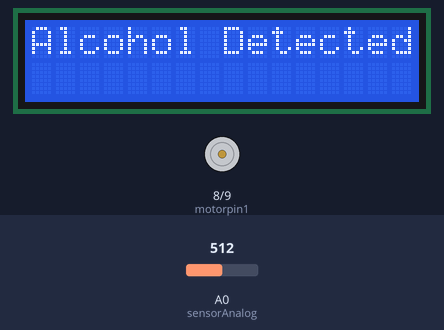
Bench run of a sketch on a simulated Arduino Uno, built with avr-gcc and run on an emulated ATmega328P. On the bench: 16×2 character LCD, motor-driver pin pairs drawn as motors (green arrow = first pin HIGH = forward, orange = second pin HIGH = backward, longer = more drive, scaled by the enable pin). The test bench sets the inputs (shaded band); at power-on: A0 (sensorAnalog) = 512. The modem accepts every AT command (registered, SIM ready, sends succeed) and sends nothing else; what the sketch prints to the serial monitor is not drawn.

Above: at 18.8 s.
22.2 s: A0 (sensorAnalog) set to 487
At 24.1 s:
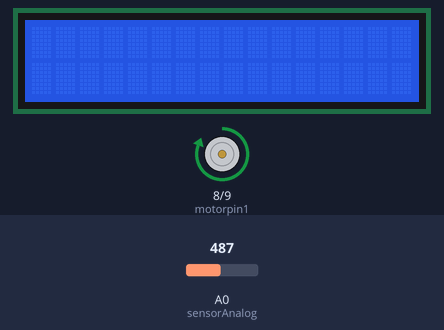
25.2 s: A0 (sensorAnalog) set to 510
At 29.9 s:
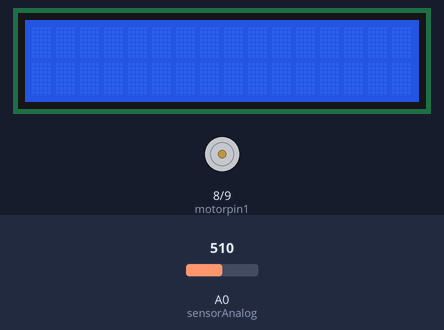
Timing chart, 0 to 44.5 s (numbered marks = the images above; inputs shaded):
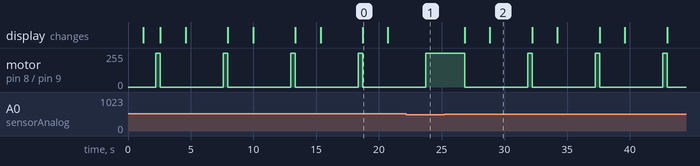

Measured:
- the behaviour switches between 501 and 500 on A0 (sensorAnalog) (found by bisection; images 0 and 1)
- after the input at 22.2 s, motor on pin 8 (motorpin1) / pin 9 (motorpin2): goes on until 23.7 s, then stays forward 255/255
- after the input at 25.2 s, motor on pin 8 (motorpin1) / pin 9 (motorpin2): alternates forward 255/255 for 0.37 s and stopped for 5.0 s, starting after 1.6 s; the display: first changes after 1.6 s (image 2 shows a later state)
- by itself, motor on pin 8 (motorpin1) / pin 9 (motorpin2): alternates forward 255/255 for 0.37 s and stopped for 5.0 s
- what the display in image 0 shows lasts 2.0 s, from 18.7 s to 20.7 s

The sketch:

ecs.ino
```cpp
#include <LiquidCrystal.h>
#include <SoftwareSerial.h>
String agAdi = "OPPO F15";                 // We write the name of our network here.
String agSifresi = "sneha@14";           // We write the password of our network here.
int rxPin = 10;                                               //ESP8266 RX pini
int txPin = 13;
String ip = "184.106.153.149";

SoftwareSerial esp(rxPin, txPin);
// #define sensorDigital 10
#define sensorAnalog A0
const int rs = 2,en = 3, d4 = 7, d5 = 6, d6 = 5, d7 = 4;
LiquidCrystal lcd(rs, en, d4, d5, d6, d7);
int motorpin1 = 8;
int motorpin2 = 9;
int enA = 12;

void setup() {
  Serial.begin(9600);
  // pinMode(sensorDigital, INPUT);


  Serial.println("Started");
  esp.begin(115200);                                          // We are starting serial communication with ESP8266.
  esp.println("AT");                                         // We do the module control with the AT command.
  Serial.println("AT  sent ");
  while(!esp.find("OK")){                                     // We wait until the module is ready.
    esp.println("AT");
    Serial.println("ESP8266 Not Find.");
  }
  Serial.println("OK Command Received");
  esp.println("AT+CWMODE=1");                                 // We set the ESP8266 module as a client.
  while(!esp.find("OK")){                                     // We wait until the setting is done.
    esp.println("AT+CWMODE=1");
    Serial.println("Setting is ....");
  }
  Serial.println("Set as client");
  Serial.println("Connecting to the Network ...");
  esp.println("AT+CWJAP=\""+agAdi+"\",\""+agSifresi+"\"");    // We are connecting to our network.
  while(!esp.find("OK"));                                     // We wait until it is connected to the network.
  Serial.println("connected to the network.");
  delay(1000);
  // lcd.print("Alcohol Detected");

  pinMode(enA, OUTPUT);
  delay(100);
  lcd.begin(16, 2);
  pinMode(motorpin1, OUTPUT);
  pinMode(motorpin2, OUTPUT);


}

void loop() {

   esp.println("AT+CIPSTART=\"TCP\",\""+ip+"\",80");           // We connect to Thingspeak.
  if(esp.find("Error")){                                      // We check the connection error.
    Serial.println("AT+CIPSTART Error");
  }
  bool digital;
  int analog = analogRead(sensorAnalog);
  String veri = "GET https://api.thingspeak.com/update?api_key=WT3BDKMAZ92Q5EOY";   // Thingspeak command. We write our own api key in the key part.
  veri += "&field1=";
  veri += String(analog);
  // veri += "&field2=";
  // veri += String(digital);

  digitalWrite(motorpin1, HIGH);
  digitalWrite(motorpin2, LOW);
  analogWrite(enA,255) ;
  // analog=824;
  if(analog>500)
  {
    digital=0;
    veri += "&field2=";
    veri += String(digital);
    veri += "\r\n\r\n";
    esp.print("AT+CIPSEND=");                                   // We give the length of data that we will send to ESP.
    esp.println(veri.length()+2);
    delay(200);
    if(esp.find(">")){                                          // The commands in it are running when ESP8266 is ready..
      esp.print(veri);                                          // We send the data.
      Serial.println(veri);
      Serial.println("Data sent.");
      // delay(100);
    }
    Serial.println("Connection Closed.");
    esp.println("AT+CIPCLOSE");                                // we close the link
    delay(100);
  }
  else{
    digital=1;
    veri += "&field2=";
    veri += String(digital);
    veri += "\r\n\r\n";
    esp.print("AT+CIPSEND=");                                   // We give the length of data that we will send to ESP.
    esp.println(veri.length()+2);
    delay(200);
    if(esp.find(">")){                                          // The commands in it are running when ESP8266 is ready..
      esp.print(veri);                                          // We send the data.
      Serial.println(veri);
      Serial.println("Data sent.");
      // delay(100);
    }
    Serial.println("Connection Closed.");
    esp.println("AT+CIPCLOSE");                                // we close the link
    delay(100);

  }


  // veri += "\r\n\r\n";
  // esp.print("AT+CIPSEND=");                                   // We give the length of data that we will send to ESP.
  // esp.println(veri.length()+2);
  // delay(200);
  // if(esp.find(">")){                                          // The commands in it are running when ESP8266 is ready..
  //   esp.print(veri);                                          // We send the data.
  //   Serial.println(veri);
  //   Serial.println("Data sent.");
  //   // delay(100);
  // }
  // Serial.println("Connection Closed.");
  // esp.println("AT+CIPCLOSE");                                // we close the link
  // delay(100);


  if (digital == 0) {
    digitalWrite(motorpin1, LOW);
    digitalWrite(motorpin2, LOW);


    lcd.print("Alcohol Detected");
    delay(2000);
    lcd.clear();
    // SendMessage();
    delay(2000);
  }
  else
  {
    digitalWrite(motorpin1, HIGH);
    digitalWrite(motorpin2, LOW);
  }
}
```
